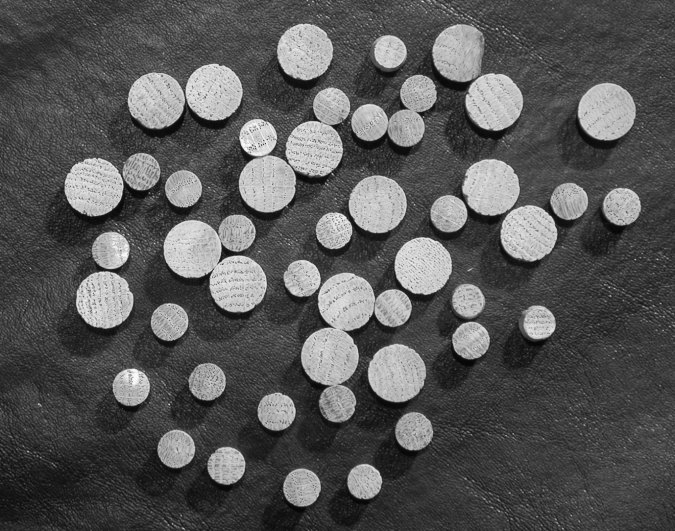
#> input picture shiyan2/Dowels.tif, 675 x 531 px, found by its file name
$ python '图像处理：实验二.py'
#> lines starting #> are read from the running program, lines starting #| are printed output that depends on the picture; after the words box and inside, x2 and y2 are one past the last pixel; in counts of white or black regions, pixels touching at a corner belong together
### cv_function.py
import cv2 as cv
import cv2
import random
import matplotlib.pyplot as plt
import numpy as np
'''实验一'''
# 1.1图像对比度增强变换  y=x*k
# [109 lines left out: functions linear_transform, log_transform, equalize, jiaoyan_noise, gaosi_noise, lixiangditong and 2 more, not called in this run]
# 4.去雾增强相关函数
def zmMinFilterGray(src, r=7):
    '''最小值滤波，r是滤波器半径'''
    return cv.erode(src, np.ones((2 * r + 1, 2 * r + 1)))
# [36 lines left out: functions guidedfilter, Defog, deHaze, not called in this run]


'''实验二'''
#2.1迭代阈值分割
# [107 lines left out: functions diedai, eight_canny, circle_detect, not called in this run]
#dowels检测
dowels=cv2.imread('E:/Desktop/shiyan2/Dowels.tif',0)
#> dowels is the input picture: shape (531, 675); min 2, max 255, mean 86.9
def dowels_detect(img):
    gray = img.copy()
    # 使用局部阈值的自适应阈值操作进行图像二值化
    ret, thresh = cv.threshold(gray, 100, 255, cv.THRESH_BINARY)
    kernel = np.ones((10, 10), np.uint8)
    dst = cv.erode(thresh, kernel)
    contours, hierarchy = cv2.findContours(dst, cv2.RETR_EXTERNAL, cv2.CHAIN_APPROX_SIMPLE)
    cv2.drawContours(dst, contours, -1, (120, 0, 0), 2)
    count = 0  # 米粒总数
    ares_avrg = 0  # 米粒平均
    for cont in contours:
        ares = cv2.contourArea(cont)
        if ares < 50:
            continue
        count += 1
        ares_avrg += ares
        print("{}-blob:{}".format(count, ares), end="  ")
        rect = cv2.boundingRect(cont)
        print("x:{} y:{}".format(rect[0], rect[1]))
        cv2.rectangle(img, rect, (0, 0, 255), 1)
        # 防止编号到图片之外（上面）,因为绘制编号写在左上角，所以让最上面的米粒的y小于10的变为10个像素
        y = 10 if rect[1] < 10 else rect[1]
        # 在米粒左上角写上编号
        cv2.putText(img, str(count), (rect[0], y), cv2.FONT_HERSHEY_COMPLEX, 0.4, (0, 255, 0), 1)
    print('个数', count, ' 总面积', ares_avrg, ' ares', ares)
    print("米粒平均面积:{}".format(round(ares_avrg / count, 2)))  # 打印出每个米粒的面积v
#米粒检测
# [26 lines left out: function rice_detect, not called in this run]

### 图像处理：实验二.py
import cv2
import numpy as np
from cv_function import *
plane=cv2.imread('./shiyan2/plane.bmp',0)
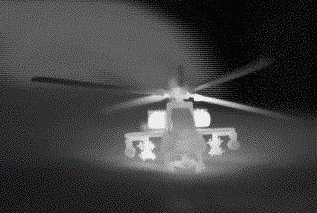
#> input picture shiyan2/plane.bmp, 317 x 213 px
#> plane: shape (213, 317); min 0, max 254, mean 65.1
wirebond=cv2.imread('./shiyan2/Wirebond.tif',0)
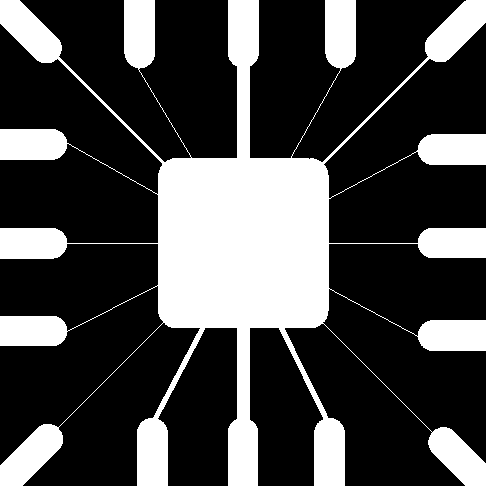
#> input picture shiyan2/Wirebond.tif, 486 x 486 px
#> wirebond: shape (486, 486); 28.1% white; 1 white region, box (x1, y1, x2, y2) and area: (0, 0, 486, 486) 66259
coins=cv2.imread('./shiyan2/coins.png',0)
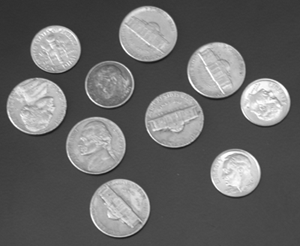
#> input picture shiyan2/coins.png, 300 x 246 px
#> coins is the input picture: shape (246, 300); min 23, max 255, mean 103
dowels=cv2.imread('./shiyan2/Dowels.tif',0)
rice=cv2.imread('./shiyan2/rice.png',0)
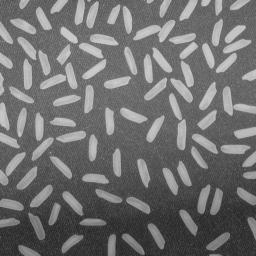
#> input picture shiyan2/rice.png, 256 x 256 px
#> rice is the input picture: shape (256, 256); min 40, max 204, mean 111.2
cov1=cv2.imread('./shiyan2/cov_1.jpg',0)
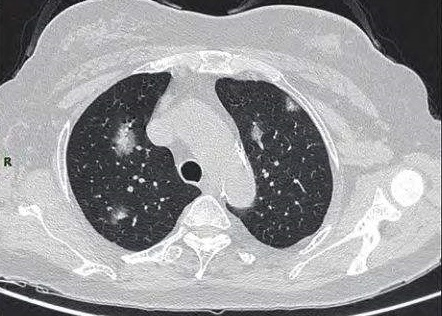
#> input picture shiyan2/cov_1.jpg, 442 x 316 px
#> cov1: shape (316, 442); min 0, max 255, mean 154.3
cov2=cv2.imread('./shiyan2/cov_2.jpg',0)
#1.1OTSU阈值分割
'''ret1,th1 = cv2.threshold(plane, 0, 255, cv2.THRESH_OTSU)  #方法选择为THRESH_OTSU
cv.imshow('OTSU',th1)#'''
#1.2迭代阈值分割
'''cv.imshow('th2',diedai(plane))'''
#1.3动态阈值分割
'''
#阈值取邻域平均值
th3=cv.adaptiveThreshold(plane,255,cv.ADAPTIVE_THRESH_MEAN_C,cv.THRESH_BINARY,11,2)
#阈值取邻域加权平均值，呈高斯分布
th4=cv.adaptiveThreshold(plane,255,cv.ADAPTIVE_THRESH_GAUSSIAN_C,cv.THRESH_BINARY,11,2)
cv.imshow('adapte_mean',th3)
cv.imshow('adapt_gaussian',th4)#'''
#2八方向边缘特征
'''for i,j in zip(['1','2','3','4','5','6','7','8'],[1,2,3,4,5,6,7,8]):
    cv.imshow(i, eight_canny(wirebond,j-1)) #理想低通'''
#3.1硬币检测
'''cv2.imshow('img2', circle_detect(coins))#'''
#3.2dowels检测
dowels_detect(dowels)
#> in dowels_detect, `ret, thresh = cv.threshold(gray, 100, 255, cv.THRESH_BINARY)`: thresh: shape (531, 675); 23.7% white; 2522 white regions (2483 under 20 px), largest, box (x1, y1, x2, y2) and area: (301, 272, 412, 422) 7431, (238, 86, 350, 213) 7334, (163, 214, 268, 312) 6334
#> in dowels_detect, `dst = cv.erode(thresh, kernel)`: dst: shape (531, 675); 12% white; 51 white regions (3 under 20 px)
#> in dowels_detect, `contours, hierarchy = cv2.findContours(dst, cv2.RETR_EXTERNAL, cv2.CHA..`: contours = 51 contours, 3 with area under 20; largest, box (x1, y1, x2, y2) and area: (169, 225, 217, 273) 1657, (373, 349, 422, 398) 1624, (583, 88, 632, 136) 1620, (306, 333, 354, 381) 1609, (354, 181, 403, 229) 1606
#> in dowels_detect, `cv2.drawContours(dst, contours, -1, (120, 0, 0), 2)`:
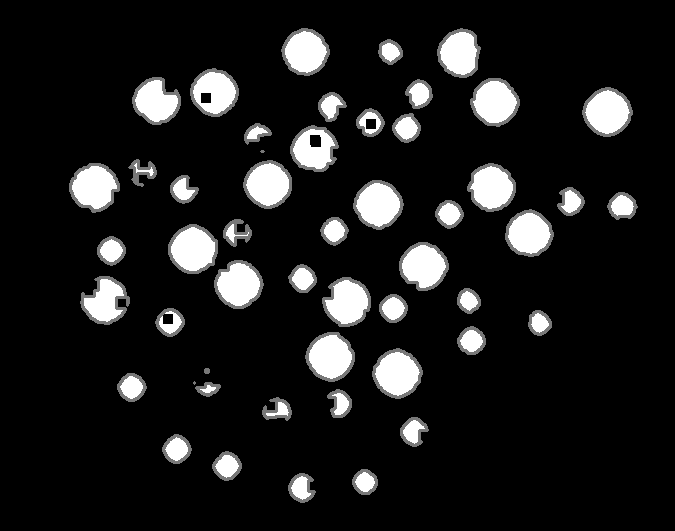
#> dst: shape (531, 675); min 0, max 255, mean 28.7
#> the loop in dowels_detect, `for cont in contours:` made 51 passes
#> (ares, ares_avrg, rect, y) on passes 1, 2, 3, 4, 5, 6, 7, 8, 10, 12, 13, 14: (435, 435, (289, 474, 26, 28), 474), (388, 823, (353, 470, 24, 24), 470), (495, 1318, (213, 452, 28, 28), 452), (496.5, 1814.5, (163, 435, 28, 28), 435), (427.5, 2242, (401, 418, 27, 28), 418), (280.5, 2522.5, (263, 398, 28, 22), 398), (354, 2876.5, (328, 390, 23, 27), 390), (149.5, 3026, (196, 383, 24, 13), 383), (488, 3514, (118, 374, 28, 27), 374), (1623.5, 5137.5, (373, 349, 49, 49), 349), (1609, 6746.5, (306, 333, 48, 48), 333), (479.5, 7226, (458, 327, 27, 27), 327)
#> (cont, ares) on passes 9, 11, 38: ([[194, 382], [194, 383]], 0), ([[205, 369], [205, 372], [208, 372], [208, 369]], 9), ([[261, 151], [263, 151]], 0)
#| 1-blob:435.0  x:289 y:474
#| 2-blob:388.0  x:353 y:470
#| 3-blob:495.0  x:213 y:452
#| 4-blob:496.5  x:163 y:435
#| 5-blob:427.5  x:401 y:418
#| 6-blob:280.5  x:263 y:398
#| 7-blob:354.0  x:328 y:390
#| 8-blob:149.5  x:196 y:383
#> (further printed lines are left out)
#> after the loop in dowels_detect, `for cont in contours:`:
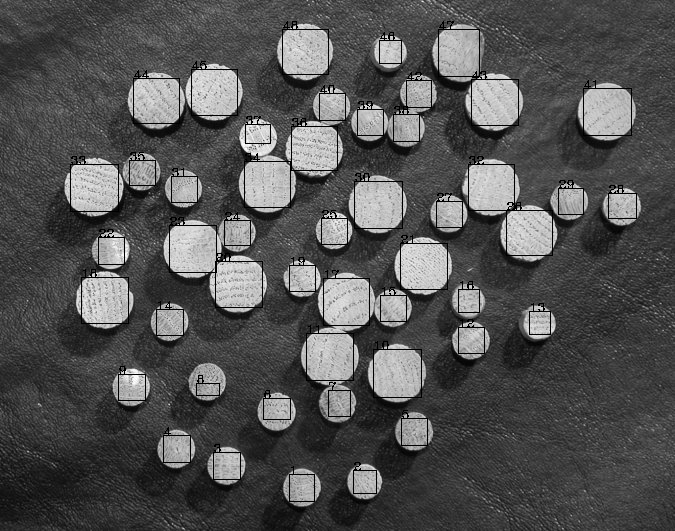
#> img: shape (531, 675); min 0, max 255, mean 83.4
#> after the loop in dowels_detect, `for cont in contours:`: ares_avrg = 40859; count = 48
#| 个数 48  总面积 40859.0  ares 1492.5
#| 米粒平均面积:851.23
cv.imshow('img',dowels)#
#3.3米粒检测
'''rice_detect(rice)
cv.imshow('img',rice)#'''

cv2.waitKey(0)
cv2.destroyAllWindows()
